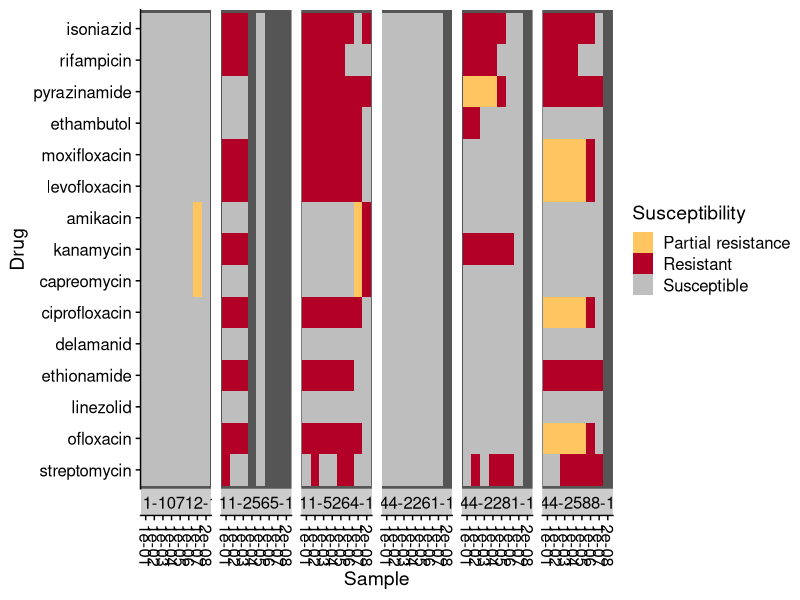

This figure's R source: (Note: this script raises an error after producing the figure.)
rm(list = ls())

library(tidyverse)
library(readr)
library(cowplot)
library(rlang)
library(forcats)
library(readxl)
library(stringr)


all_mykrobe <- read.csv('data/combined_mykrobe.csv')
sample_metadata <-read.csv('data/M.tuberculosis.csv',
                           na.strings=c("","NaN","NA"))
sputum_extracts_summary <- read_excel('data/sputum_extraction_summary.xlsx',sheet=1) %>%
  mutate("Heat_inactivation"=as_factor(Heat_inactivation))%>%
  mutate("Chemical_inactivation"=as_factor(Chemical_inactivation))%>%
  mutate("liquefaction"=as_factor(liquefaction))%>%
  mutate("fastprep"=as_factor(fastprep))%>%
  mutate("pt_sample_num"=as_factor(pt_sample_num))

mykrobe_combined <- all_mykrobe %>%
  left_join(sample_metadata, by=c(sample='Seq_ID')) %>%
  filter(Sample_source %in% c("Cayetano","Moldova")) %>%
  mutate(drug=tolower(drug))


l1_2HRZE = c("isoniazid","rifampicin","pyrazinamide","ethambutol")
#l1_2HPZM = c("isoniazid","rifampicin","pyrazinamide","moxifloxacin")
l2_fluoro = c("moxifloxacin","levofloxacin")
l2_inject = c("amikacin","kanamycin","capreomycin")
others = c("ciprofloxacin","delamanid","ethionamide","linezolid","ofloxacin","streptomycin")
drugorder <- unique(c(l1_2HRZE,l2_fluoro,l2_inject,others))
mykrobe_combined$drug <- factor(mykrobe_combined$drug, levels=rev(drugorder),ordered=T)
mykrobe_combined <- mykrobe_combined %>% 
  mutate(drug_type = case_when(drug %in% l1_2HRZE ~ "1st",
                               drug %in% c(l2_fluoro,l2_inject) ~ "2nd",
                               drug %in% others ~ "other"))


# mykrobe_combined %>% 
#   filter(NGS_Run_ID %in% c("TB005","TB006")) %>% 
#   rename(ID=Original_ID) %>% 
#   select(ID,drug,susceptibility,drug_type,NGS_Prep_Method)
# 
# mykrobe_combined %>% 
#   filter(NGS_Run_ID %in% c("TB005","TB006")) %>% 
#   rename(ID=Original_ID) %>% 
#   select(ID,drug,susceptibility,NGS_Prep_Method)
# 
# 

drug_lookup <- read.csv("data/DataDictionaryMoldova_share_11Jan2021.csv",header=T) %>% 
  filter(grepl("dst",new_var)) %>%
  mutate(drug = gsub(" from.*","",gsub("dst from.*: ","",description))) %>%
  mutate(drug_short = gsub(".*dst_","",new_var)) %>%
  select(drug_short,drug) %>% 
  mutate(drug_type = case_when(drug %in% l1_2HRZE ~ "1st",
                               drug %in% c(l2_fluoro,l2_inject) ~ "2nd",
                               drug %in% others ~ "other"))


drug_lookup <- unique(drug_lookup)

moldova_dst <- read.table("data/moldova_dst_results.txt",header=T,sep="\t",na.strings = c("NA",""))

moldova_xpert <- moldova_dst %>% 
  rename(ID=tubeLabel) %>% 
  select(ID,uniqueID,age,MDR_phenotype,MDR_WGS,xpertRifR) %>%
  mutate(dst_method="xpert",
         drug_short="r") %>%
  rename(susceptibility = xpertRifR) %>%
  filter(!is.na(susceptibility))

moldova_dst <- moldova_dst %>% 
        pivot_longer(contains("dst_"),names_pattern = "(.*)dst_(.*)",names_to=c("dst_method","drug_short"),values_to="susceptibility") %>%
        rename(ID=tubeLabel) %>% 
        select(ID,uniqueID,age,MDR_phenotype,MDR_WGS,dst_method,drug_short,susceptibility)

moldova_dst <- rbind(moldova_dst,moldova_xpert)

moldova_dst <- merge(moldova_dst,unique(drug_lookup),by="drug_short",all.x=T) %>%
                        filter(drug %in% drugorder) %>%               
                        mutate(drug = factor(drug,levels=rev(drugorder)))              
moldova_dst$dst_method <- fct_recode(moldova_dst$dst_method,"liquid media"="mgit","solid media"="lj")





#######
#  Make all plots
######

heatmap_res_DNA <- mykrobe_combined %>%
  filter(NGS_Run_ID=="TB003") %>%
  filter(Sample_Type=="DNA") %>%
  filter(Primer_Conc!='0')%>%
  #complete(drug,sample) %>%
  filter(!is.na(drug)) %>%
  mutate('Template_dilution'=as.character(format(Template_dilution,scientific=TRUE))) %>%
  ggplot() +
  geom_tile(aes(x=Template_dilution,y=drug,fill=susceptibility)) + 
  scale_fill_manual(
    values=c("#FFC561","#B20026","gray"),
    name="Susceptibility",
    labels=c("Partial resistance","Resistant","Susceptible"),
    na.value='#555555'
  ) +
  labs(x='Sample',
       y='Drug') +
  theme_half_open()+
  theme(axis.text.x=element_text(angle=-90,vjust=0.5,hjust=0.1),
        panel.background = element_rect(fill='#555555')) +
  facet_wrap("Original_ID",strip.position="bottom",nrow=1)
plot(heatmap_res_DNA)

save_plot("supp_dilutions-heatmap.svg",heatmap_res_DNA,base_width=12.5,base_height=4)

mykrobe_sputum_combined <- mykrobe_combined %>%
  right_join(sputum_extracts_summary, by=c('sample'="Yale-ID"))

best_ext_samples <- sputum_extracts_summary %>%
                          filter(liquefaction=="NALC 0.5% - NaOH"&fastprep=="40s") %>%
                          pull("ID")

mykrobe_best_peru <- mykrobe_combined %>% 
                        filter(Original_ID %in% best_ext_samples) %>% 
                        rename(ID=sample) %>% 
                        select(ID,Original_ID,drug,susceptibility,drug_type,NGS_Run_ID,NGS_Prep_Method)

heatmap_res_sputum_small <- mykrobe_best_peru %>%
  filter(!is.na(drug)) %>%
  filter(NGS_Run_ID == "TB005") %>%
  ggplot()+
  geom_tile(aes(x=Original_ID,y=drug,fill=susceptibility,height=0.95,width=0.95))+ 
  scale_fill_manual(
    values=c("r"="pink","R"="#B20026","S"="gray"),
    name="Susceptibility",
    na.value='white',
    labels=c("R"="Resistant","r"="Heteroresistant","S"="Susceptible")
  ) +
  labs(x='Sample',
       y='Drug') +
  theme_half_open()+
  theme(axis.title=element_blank(),
        axis.text.x=element_text(angle=45,vjust=1,hjust=1),
        panel.background = element_rect(fill='white')) 
plot(heatmap_res_sputum_small)

mykrobe_moldova <- mykrobe_combined %>% 
                        filter(!is.na(Template_dilution),!is.na(drug),NGS_Run_ID %in% c("TB001","TB003")) %>%
                        filter(!Template_dilution %in% c("2e-08")) %>%
                        rename(ID=Original_ID,
                                     genes=starts_with("genes"),
                               variants=starts_with("variants"),) %>% 
                        mutate(Template_dilution = factor(Template_dilution,levels=unique(as.numeric(Template_dilution)))) %>% 
                        select(ID,drug,susceptibility,drug_type,NGS_Prep_Method,Template_dilution,genes,variants)
mykrobe_moldova$NGS_Prep_Method <- fct_recode(mykrobe_moldova$NGS_Prep_Method,"TB-seq"="Mpox/Hybrid CovidSeq","direct-seq"="Hybrid CovidSeq without amplification")

full_heatmap_moldova <- mykrobe_moldova %>%
  #filter(!is.na(drug)) %>%
  ggplot()+
  geom_tile(aes(x=Template_dilution,y=drug,fill=susceptibility,height=0.95,width=0.95))+ 
  scale_fill_manual(
    values=c("pink","#B20026","gray"),
    name="Susceptibility",
    na.value='gray'
  ) +
  labs(x='Sample',
       y='Drug') +
  theme_half_open()+
  theme(axis.title=element_blank(),
        axis.text.x=element_text(angle=45,vjust=1,hjust=1),
        panel.background = element_rect(fill='white')) + 
  facet_grid(NGS_Prep_Method ~ ID)

plot(full_heatmap_moldova)

dst_cf <- rbind(moldova_dst %>% 
                  filter(!is.na(susceptibility)) %>%
                  select(ID,dst_method,drug,drug_type,susceptibility) ,
                mykrobe_moldova %>%
                  rename(dst_method=NGS_Prep_Method) %>% 
                  filter(Template_dilution=="0.01") %>%
                  select(ID,dst_method,drug,drug_type,susceptibility)
          ) %>% 
        mutate(dst_method = factor(dst_method,levels=c("xpert","solid media","liquid media","direct-seq","TB-seq"),ordered=T)) %>%
        mutate(ID = factor(ID,levels=c("111-10712-18","444-2261-18",
                                       "111-10300-18",
                                       "444-2281-18","444-3403-18", "444-2588-18", "111-2565-18","111-5264-18") ))

                           
dst_cf_plot <- ggplot(dst_cf,aes(x=dst_method,y=drug,fill=susceptibility))+
  geom_point(data=dst_cf,size=4,shape=21) + 
  geom_tile(data=subset(dst_cf,dst_method %in% c("TB-seq")),height=0.95,width=0.95)+ 
  scale_fill_manual(
    values=c("pink","#B20026","gray"),
    name="Susceptibility",
    na.value='white',
    labels=c("R"="Resistant","r"="Heteroresistant","S"="Susceptible")
  ) +
  theme_half_open()+
  theme(axis.title=element_blank(),
        axis.text.x=element_text(angle=45,vjust=1,hjust=1),
        panel.background = element_rect(fill='white')) + 
  facet_grid(. ~ ID)

dst_cf_plot
save_plot("dst_comparison_moldova.svg",dst_cf_plot,base_width=12.5,base_height=4)


dst_cf_plot_pw <- dst_cf_plot + 
                    facet_grid(drug_type ~ ID,scale="free_y",space="free_y",switch="y") +
                    scale_y_discrete(position = "right") + 
                    theme(axis.text.x=element_text(size=9),
                          strip.text.x=element_text(size=9),
                          legend.position = "bottom")
heatmap_res_sputum_pw <- heatmap_res_sputum_small + 
                            facet_grid(drug_type ~ .,scale="free_y",space="free_y") +
                            theme(legend.position="none",
                                  strip.background = element_blank(),
                                  strip.text = element_blank(),
                                axis.text.x=element_text(size=9),
                                axis.text.y=element_blank(),
                          )

dst_cf_plot_pw + heatmap_res_sputum_pw + guide_area() + 
  plot_layout(design="ab\ncc",widths=c(7,3),heights=c(9,0),guides = 'collect') + 
  plot_annotation(tag_levels = 'a',)

ggsave("Fig2_heatmap.png",width=330,height=120,units="mm")
ggsave("Fig2_heatmap.svg",width=330,height=120,units="mm")


heatmap_res_sputum <- mykrobe_sputum_combined %>%
  #filter(Sample_Type=="Sputum extract") %>%
  #complete(expand(.,drug,sample)) %>%
  filter(!is.na(drug)) %>%
  #filter(!is.na(sample)) %>%
  ggplot()+
  geom_tile(aes(x=pt_sample_num,y=drug,fill=susceptibility))+ 
  scale_fill_manual(
    values=c("#FFC561","#B20026","grey"),
    name="Susceptibility",
    labels=c("Partial resistance","Resistant","Susceptible"),
    na.value='#555555'
  ) +
  labs(x='Sample',
       y='Drug') +
  theme_half_open()+
  theme(axis.text.x=element_text(angle=-90,vjust=0.5,hjust=0.1),
        panel.background = element_rect(fill='#555555')) +
  #facet_wrap(c('liquefaction','fastprep'),dir="v",shrink=FALSE,nrow=2,drop=TRUE,scales="free_x")
  facet_grid(extraction ~ batch, scales="free",switch="y",labeller=label_context) +
  theme(strip.text.y=element_blank(),
        panel.spacing.y=unit(2,"lines"))
plot(heatmap_res_sputum)
save_plot("heatmap_res_sputum_all.pdf",heatmap_res_sputum,
          base_width=12,base_height=8)

reslegend <- get_legend(
  heatmap_res_sputum+
    theme(legend.box.margin = margin(0,0,0,50))
)



#calculate mean and SD (SQ and coverage) for each extraction method
extr_stats <- sputum_extracts_summary %>%
  group_by(group) %>%
  summarize(meanquant=mean(starting_quant),std_dev_quant=sd(starting_quant),std_err_quant=(sd(starting_quant)/sqrt(n())),
            meancov=mean(coverage),std_dev_cov=sd(coverage),std_err_cov=(sd(coverage)/sqrt(n()))) %>%
  rename("method"=group)
write_tsv(extr_stats,"extraction_eff_by_method.tsv")

#SQ by extraction type
sq_median <- sputum_extracts_summary %>%
  ggplot() +
  geom_boxplot(aes(x=group,y=starting_quant,fill=group))+
  theme_half_open() +
  scale_fill_brewer(palette="Dark2",
    name="Extraction \nmethod"
  ) +
  scale_y_log10()+
  labs(x="Method",
       y="Starting quantity (GE/uL)")
plot(sq_median)

sq_avg <- extr_stats %>%
  ggplot() +
  geom_pointrange(aes(x=method,y=meanquant,ymin=meanquant-std_err_quant,ymax=meanquant+std_err_quant,color=method))+
  theme_half_open() +
  scale_color_brewer(palette="Dark2",
                    name="Extraction method"
  ) +
  scale_y_log10(limits= c(1,10000000))+
  labs(x="Method",
       y="Starting quantity (GE/uL)")
plot(sq_avg)

#Coverage by extraction type
cov_median <- sputum_extracts_summary %>%
  ggplot() +
  geom_boxplot(aes(x=group,y=coverage,fill=group))+
  theme_half_open() +
  scale_fill_brewer(palette="Dark2",
                    name="Extraction \nmethod"
  ) +
  labs(x="Method",
       y="Coverage (%)")
plot(cov_median)

cov_avg <- extr_stats %>%
  ggplot() +
  geom_pointrange(aes(x=method,y=meancov,ymin=meancov-std_err_cov,ymax=meancov+std_err_cov,color=method))+
  theme_half_open() +
  scale_color_brewer(palette="Dark2",
                     name="Extraction method"
  ) +
  ylim(0,100)+
  labs(x="Method",
       y="Coverage (%)")
plot(cov_avg)

extrlegend <- get_legend(
  sq_median+
    theme(legend.box.margin = margin(0,0,300,50))
)

extr_summ <- plot_grid(sq_avg+theme(legend.position='none'),
                     sq_median+theme(legend.position='none'),
                     cov_avg+theme(legend.position='none'),
                     cov_median+theme(legend.position='none'),
                     #extrlegend,
                     nrow=2,
                     labels=c("Mean (+/- SE)","Median (+/- 1.5 IQR)",
                              "Mean (+/- SE)","Median (+/- 1.5 IQR)"),
                     rel_widths=c(1,1,.25),
                     label_x=.05)
extr_summ
save_plot("extr_summary.svg",extr_summ,base_height=8,base_width=14)

legends_sq <- plot_grid(reslegend,extrlegend,
                        sq_avg+theme(legend.position='none'),
                        ncol=1,
                        rel_heights = c(1,1,3),
                        labels=c("","","B"))
legends_sq

heatmap_res <- plot_grid(heatmap_res_sputum+theme(legend.position='none'),
                         legends_sq, 
                         #labels=c("DNA","Sputum extracts"),
                         #label_y=1.05,
                         labels=c("A",""),
                         ncol=2)
heatmap_res
save_plot("Supp_heatmap_all.svg",heatmap_res,
          base_height=8,base_width=12)



